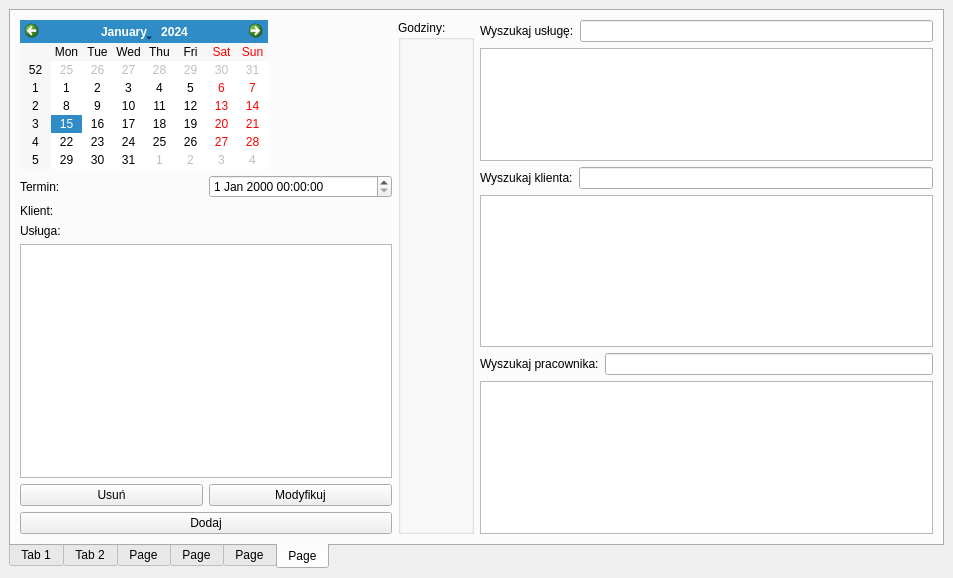
<?xml version="1.0" encoding="UTF-8"?>
<ui version="4.0">
 <class>Program</class>
 <widget class="QMainWindow" name="Program">
  <property name="geometry">
   <rect>
    <x>0</x>
    <y>0</y>
    <width>953</width>
    <height>578</height>
   </rect>
  </property>
  <property name="windowTitle">
   <string>MainWindow</string>
  </property>
  <widget class="QWidget" name="centralwidget">
   <layout class="QHBoxLayout" name="horizontalLayout_16">
    <item>
     <widget class="QTabWidget" name="tabWidget">
      <property name="tabPosition">
       <enum>QTabWidget::South</enum>
      </property>
      <property name="currentIndex">
       <number>5</number>
      </property>
      <widget class="QWidget" name="tab">
       <attribute name="title">
        <string>Tab 1</string>
       </attribute>
       <layout class="QHBoxLayout" name="horizontalLayout_2">
        <item>
         <widget class="QGroupBox" name="groupBox">
          <property name="sizePolicy">
           <sizepolicy hsizetype="Fixed" vsizetype="Fixed">
            <horstretch>0</horstretch>
            <verstretch>0</verstretch>
           </sizepolicy>
          </property>
          <property name="title">
           <string>GroupBox</string>
          </property>
          <property name="alignment">
           <set>Qt::AlignLeading|Qt::AlignLeft|Qt::AlignVCenter</set>
          </property>
          <layout class="QGridLayout" name="gridLayout_2">
           <item row="0" column="0">
            <widget class="QLabel" name="label">
             <property name="text">
              <string>TextLabel</string>
             </property>
            </widget>
           </item>
           <item row="1" column="0">
            <widget class="QLabel" name="label_2">
             <property name="text">
              <string>TextLabel</string>
             </property>
            </widget>
           </item>
           <item row="1" column="1">
            <widget class="QLineEdit" name="lineEdit_2"/>
           </item>
           <item row="2" column="0">
            <widget class="QLabel" name="label_3">
             <property name="text">
              <string>TextLabel</string>
             </property>
            </widget>
           </item>
           <item row="0" column="1">
            <widget class="QLineEdit" name="lineEdit"/>
           </item>
           <item row="2" column="1">
            <widget class="QLineEdit" name="lineEdit_3"/>
           </item>
           <item row="3" column="1">
            <widget class="QPushButton" name="pushButton">
             <property name="text">
              <string>PushButton</string>
             </property>
            </widget>
           </item>
          </layout>
         </widget>
        </item>
       </layout>
      </widget>
      <widget class="QWidget" name="tab_2">
       <attribute name="title">
        <string>Tab 2</string>
       </attribute>
       <layout class="QVBoxLayout" name="verticalLayout_2">
        <item>
         <widget class="QTableWidget" name="tableWidget">
          <row>
           <property name="text">
            <string>New Row</string>
           </property>
          </row>
          <row>
           <property name="text">
            <string>New Row</string>
           </property>
          </row>
          <row>
           <property name="text">
            <string>New Row</string>
           </property>
          </row>
          <column>
           <property name="text">
            <string>New Column</string>
           </property>
          </column>
          <column>
           <property name="text">
            <string>New Column</string>
           </property>
          </column>
          <column>
           <property name="text">
            <string>New Column</string>
           </property>
          </column>
          <item row="0" column="2">
           <property name="text">
            <string/>
           </property>
           <property name="checkState">
            <enum>Checked</enum>
           </property>
          </item>
         </widget>
        </item>
       </layout>
      </widget>
      <widget class="QWidget" name="tab_3">
       <attribute name="title">
        <string>Page</string>
       </attribute>
       <layout class="QHBoxLayout" name="horizontalLayout_5">
        <item>
         <layout class="QVBoxLayout" name="verticalLayout_3">
          <item>
           <layout class="QHBoxLayout" name="horizontalLayout_3">
            <item>
             <widget class="QLabel" name="label_4">
              <property name="text">
               <string>Wyszukaj zabieg:</string>
              </property>
             </widget>
            </item>
            <item>
             <widget class="QLineEdit" name="lineEdit_4"/>
            </item>
           </layout>
          </item>
          <item>
           <widget class="QGroupBox" name="groupBox_2">
            <property name="title">
             <string>Zabiegi</string>
            </property>
            <layout class="QVBoxLayout" name="verticalLayout">
             <item>
              <layout class="QFormLayout" name="formLayout">
               <item row="0" column="0">
                <widget class="QLabel" name="label_5">
                 <property name="text">
                  <string>Nazwa:</string>
                 </property>
                </widget>
               </item>
               <item row="0" column="1">
                <widget class="QLineEdit" name="lineEdit_5"/>
               </item>
               <item row="1" column="0">
                <widget class="QLabel" name="label_6">
                 <property name="text">
                  <string>Cena:</string>
                 </property>
                </widget>
               </item>
               <item row="1" column="1">
                <widget class="QLineEdit" name="lineEdit_6"/>
               </item>
               <item row="2" column="0">
                <widget class="QLabel" name="label_7">
                 <property name="text">
                  <string>Czas:</string>
                 </property>
                </widget>
               </item>
               <item row="2" column="1">
                <widget class="QLineEdit" name="lineEdit_7"/>
               </item>
               <item row="3" column="0">
                <widget class="QLabel" name="label_8">
                 <property name="text">
                  <string>Opis:</string>
                 </property>
                </widget>
               </item>
               <item row="3" column="1">
                <widget class="QTextEdit" name="textEdit">
                 <property name="placeholderText">
                  <string/>
                 </property>
                </widget>
               </item>
              </layout>
             </item>
             <item>
              <layout class="QHBoxLayout" name="horizontalLayout_4">
               <item>
                <widget class="QPushButton" name="pushButton_4">
                 <property name="text">
                  <string>Usuń</string>
                 </property>
                </widget>
               </item>
               <item>
                <widget class="QPushButton" name="pushButton_3">
                 <property name="text">
                  <string>Modyfikuj</string>
                 </property>
                </widget>
               </item>
               <item>
                <widget class="QPushButton" name="pushButton_2">
                 <property name="text">
                  <string>Dodaj</string>
                 </property>
                </widget>
               </item>
              </layout>
             </item>
            </layout>
           </widget>
          </item>
         </layout>
        </item>
        <item>
         <widget class="QTableView" name="tableView"/>
        </item>
       </layout>
      </widget>
      <widget class="QWidget" name="tab_4">
       <attribute name="title">
        <string>Page</string>
       </attribute>
       <layout class="QHBoxLayout" name="horizontalLayout">
        <item>
         <layout class="QVBoxLayout" name="verticalLayout_8">
          <item>
           <layout class="QFormLayout" name="formLayout_2">
            <item row="0" column="0">
             <widget class="QLabel" name="label_9">
              <property name="text">
               <string>Wyszukaj pracownika:</string>
              </property>
             </widget>
            </item>
            <item row="0" column="1">
             <widget class="QLineEdit" name="lineEdit_8"/>
            </item>
            <item row="1" column="0">
             <widget class="QLabel" name="label_10">
              <property name="text">
               <string>Imię:</string>
              </property>
             </widget>
            </item>
            <item row="1" column="1">
             <widget class="QLabel" name="label_12">
              <property name="text">
               <string>Jakub</string>
              </property>
             </widget>
            </item>
            <item row="2" column="0">
             <widget class="QLabel" name="label_11">
              <property name="text">
               <string>Nazwisko:</string>
              </property>
             </widget>
            </item>
            <item row="2" column="1">
             <widget class="QLabel" name="label_13">
              <property name="text">
               <string>Hawro</string>
              </property>
             </widget>
            </item>
           </layout>
          </item>
          <item>
           <spacer name="verticalSpacer">
            <property name="orientation">
             <enum>Qt::Vertical</enum>
            </property>
            <property name="sizeType">
             <enum>QSizePolicy::Expanding</enum>
            </property>
            <property name="sizeHint" stdset="0">
             <size>
              <width>0</width>
              <height>0</height>
             </size>
            </property>
           </spacer>
          </item>
          <item>
           <widget class="QGroupBox" name="groupBox_5">
            <property name="title">
             <string>Usługi:</string>
            </property>
            <layout class="QVBoxLayout" name="verticalLayout_6">
             <item>
              <widget class="QTableView" name="tableView_4"/>
             </item>
            </layout>
           </widget>
          </item>
         </layout>
        </item>
        <item>
         <layout class="QVBoxLayout" name="verticalLayout_7">
          <item>
           <widget class="QGroupBox" name="groupBox_3">
            <property name="title">
             <string>Pracownicy:</string>
            </property>
            <layout class="QVBoxLayout" name="verticalLayout_4">
             <item>
              <widget class="QTableView" name="tableView_2">
               <property name="toolTip">
                <string>Podpowiedź</string>
               </property>
               <property name="toolTipDuration">
                <number>1</number>
               </property>
               <property name="statusTip">
                <string>Pracownicy Tip</string>
               </property>
               <property name="whatsThis">
                <string>Pracownicy</string>
               </property>
              </widget>
             </item>
            </layout>
           </widget>
          </item>
          <item>
           <spacer name="verticalSpacer_2">
            <property name="orientation">
             <enum>Qt::Vertical</enum>
            </property>
            <property name="sizeType">
             <enum>QSizePolicy::Preferred</enum>
            </property>
            <property name="sizeHint" stdset="0">
             <size>
              <width>20</width>
              <height>52</height>
             </size>
            </property>
           </spacer>
          </item>
          <item>
           <widget class="QGroupBox" name="groupBox_4">
            <property name="title">
             <string>Wykonywane usługi:</string>
            </property>
            <layout class="QVBoxLayout" name="verticalLayout_5">
             <item>
              <widget class="QTableView" name="tableView_3"/>
             </item>
            </layout>
           </widget>
          </item>
         </layout>
        </item>
       </layout>
      </widget>
      <widget class="QWidget" name="tab_5">
       <attribute name="title">
        <string>Page</string>
       </attribute>
       <layout class="QVBoxLayout" name="verticalLayout_10">
        <item>
         <layout class="QHBoxLayout" name="horizontalLayout_6">
          <item>
           <widget class="QLabel" name="label_14">
            <property name="text">
             <string>Wyszukaj klienta:</string>
            </property>
           </widget>
          </item>
          <item>
           <widget class="QLineEdit" name="lineEdit_9"/>
          </item>
         </layout>
        </item>
        <item>
         <widget class="QTableView" name="tableView_5"/>
        </item>
        <item>
         <widget class="QGroupBox" name="groupBox_6">
          <property name="title">
           <string>Edycja danych klienta</string>
          </property>
          <layout class="QGridLayout" name="gridLayout">
           <item row="0" column="0">
            <layout class="QFormLayout" name="formLayout_4">
             <item row="0" column="1">
              <widget class="QLineEdit" name="lineEdit_14"/>
             </item>
             <item row="1" column="0">
              <widget class="QLabel" name="label_19">
               <property name="text">
                <string>Nazwisko:</string>
               </property>
              </widget>
             </item>
             <item row="1" column="1">
              <widget class="QLineEdit" name="lineEdit_15"/>
             </item>
             <item row="2" column="0">
              <widget class="QLabel" name="label_20">
               <property name="text">
                <string>Email:</string>
               </property>
              </widget>
             </item>
             <item row="2" column="1">
              <widget class="QLineEdit" name="lineEdit_16"/>
             </item>
             <item row="3" column="0">
              <widget class="QLabel" name="label_21">
               <property name="text">
                <string>Telefon:</string>
               </property>
              </widget>
             </item>
             <item row="3" column="1">
              <widget class="QLineEdit" name="lineEdit_17"/>
             </item>
             <item row="0" column="0">
              <widget class="QLabel" name="label_22">
               <property name="text">
                <string>Imię:</string>
               </property>
              </widget>
             </item>
            </layout>
           </item>
           <item row="0" column="1">
            <layout class="QFormLayout" name="formLayout_3">
             <item row="0" column="1">
              <widget class="QLineEdit" name="lineEdit_10"/>
             </item>
             <item row="1" column="0">
              <widget class="QLabel" name="label_16">
               <property name="text">
                <string>Numer domu:</string>
               </property>
              </widget>
             </item>
             <item row="1" column="1">
              <widget class="QLineEdit" name="lineEdit_11"/>
             </item>
             <item row="2" column="0">
              <widget class="QLabel" name="label_17">
               <property name="text">
                <string>Kod pocztowy:</string>
               </property>
              </widget>
             </item>
             <item row="2" column="1">
              <widget class="QLineEdit" name="lineEdit_12"/>
             </item>
             <item row="3" column="0">
              <widget class="QLabel" name="label_18">
               <property name="text">
                <string>Miejscowość:</string>
               </property>
              </widget>
             </item>
             <item row="3" column="1">
              <widget class="QLineEdit" name="lineEdit_13"/>
             </item>
             <item row="0" column="0">
              <widget class="QLabel" name="label_15">
               <property name="text">
                <string>Ulica:</string>
               </property>
              </widget>
             </item>
            </layout>
           </item>
          </layout>
         </widget>
        </item>
        <item>
         <layout class="QHBoxLayout" name="horizontalLayout_7">
          <item>
           <widget class="QPushButton" name="pushButton_5">
            <property name="text">
             <string>Usuń</string>
            </property>
           </widget>
          </item>
          <item>
           <widget class="QPushButton" name="pushButton_6">
            <property name="text">
             <string>Modyfikuj</string>
            </property>
           </widget>
          </item>
          <item>
           <widget class="QPushButton" name="pushButton_7">
            <property name="text">
             <string>Dodaj</string>
            </property>
           </widget>
          </item>
         </layout>
        </item>
       </layout>
      </widget>
      <widget class="QWidget" name="tab_6">
       <attribute name="title">
        <string>Page</string>
       </attribute>
       <layout class="QHBoxLayout" name="horizontalLayout_17">
        <item>
         <layout class="QHBoxLayout" name="horizontalLayout_15">
          <item>
           <layout class="QVBoxLayout" name="verticalLayout_14">
            <item>
             <widget class="QCalendarWidget" name="calendarWidget">
              <property name="sizePolicy">
               <sizepolicy hsizetype="Fixed" vsizetype="Fixed">
                <horstretch>0</horstretch>
                <verstretch>0</verstretch>
               </sizepolicy>
              </property>
             </widget>
            </item>
            <item>
             <layout class="QHBoxLayout" name="horizontalLayout_13">
              <item>
               <widget class="QLabel" name="label_31">
                <property name="text">
                 <string>Termin:</string>
                </property>
               </widget>
              </item>
              <item>
               <widget class="QDateTimeEdit" name="dateTimeEdit"/>
              </item>
             </layout>
            </item>
            <item>
             <layout class="QHBoxLayout" name="horizontalLayout_11">
              <item>
               <widget class="QLabel" name="label_26">
                <property name="text">
                 <string>Klient:</string>
                </property>
               </widget>
              </item>
              <item>
               <widget class="QLabel" name="label_27">
                <property name="text">
                 <string>&lt;put here&gt;</string>
                </property>
               </widget>
              </item>
             </layout>
            </item>
            <item>
             <layout class="QHBoxLayout" name="horizontalLayout_12">
              <item>
               <widget class="QLabel" name="label_29">
                <property name="text">
                 <string>Usługa:</string>
                </property>
               </widget>
              </item>
              <item>
               <widget class="QLabel" name="label_28">
                <property name="text">
                 <string>&lt;put here&gt;</string>
                </property>
               </widget>
              </item>
             </layout>
            </item>
            <item>
             <widget class="QListView" name="listView">
              <property name="sizePolicy">
               <sizepolicy hsizetype="Expanding" vsizetype="MinimumExpanding">
                <horstretch>0</horstretch>
                <verstretch>0</verstretch>
               </sizepolicy>
              </property>
             </widget>
            </item>
            <item>
             <layout class="QHBoxLayout" name="horizontalLayout_14">
              <item>
               <widget class="QPushButton" name="pushButton_8">
                <property name="text">
                 <string>Usuń</string>
                </property>
               </widget>
              </item>
              <item>
               <widget class="QPushButton" name="pushButton_9">
                <property name="text">
                 <string>Modyfikuj</string>
                </property>
               </widget>
              </item>
             </layout>
            </item>
            <item>
             <widget class="QPushButton" name="pushButton_10">
              <property name="text">
               <string>Dodaj</string>
              </property>
             </widget>
            </item>
           </layout>
          </item>
          <item>
           <widget class="QGroupBox" name="groupBox_7">
            <property name="title">
             <string>Godziny:</string>
            </property>
           </widget>
          </item>
         </layout>
        </item>
        <item>
         <layout class="QVBoxLayout" name="verticalLayout_15">
          <item>
           <layout class="QVBoxLayout" name="verticalLayout_11">
            <item>
             <layout class="QHBoxLayout" name="horizontalLayout_8">
              <item>
               <widget class="QLabel" name="label_23">
                <property name="text">
                 <string>Wyszukaj usługę:</string>
                </property>
               </widget>
              </item>
              <item>
               <widget class="QLineEdit" name="lineEdit_18"/>
              </item>
             </layout>
            </item>
            <item>
             <widget class="QTableView" name="tableView_6"/>
            </item>
            <item>
             <layout class="QVBoxLayout" name="verticalLayout_12">
              <item>
               <layout class="QHBoxLayout" name="horizontalLayout_9">
                <item>
                 <widget class="QLabel" name="label_24">
                  <property name="text">
                   <string>Wyszukaj klienta:</string>
                  </property>
                 </widget>
                </item>
                <item>
                 <widget class="QLineEdit" name="lineEdit_19"/>
                </item>
               </layout>
              </item>
              <item>
               <widget class="QTableView" name="tableView_7"/>
              </item>
              <item>
               <layout class="QVBoxLayout" name="verticalLayout_13">
                <item>
                 <layout class="QHBoxLayout" name="horizontalLayout_10">
                  <item>
                   <widget class="QLabel" name="label_25">
                    <property name="text">
                     <string>Wyszukaj pracownika:</string>
                    </property>
                   </widget>
                  </item>
                  <item>
                   <widget class="QLineEdit" name="lineEdit_20"/>
                  </item>
                 </layout>
                </item>
                <item>
                 <widget class="QTableView" name="tableView_8"/>
                </item>
               </layout>
              </item>
             </layout>
            </item>
           </layout>
          </item>
         </layout>
        </item>
       </layout>
      </widget>
     </widget>
    </item>
   </layout>
  </widget>
 </widget>
 <resources/>
 <connections/>
</ui>
